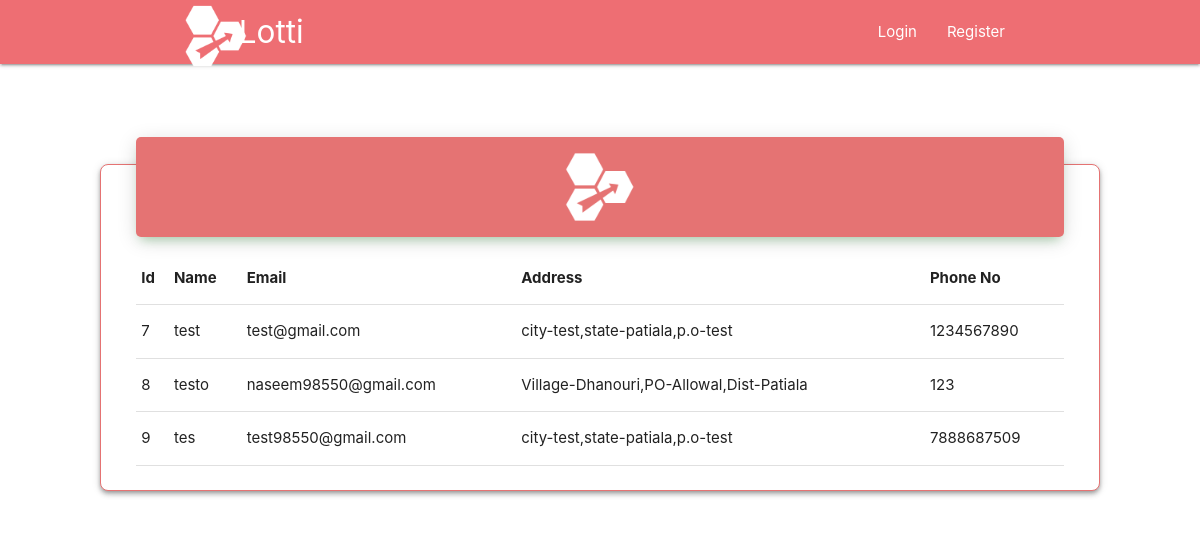
The page /users.php on the database its author committed.
### tables this page shows
CREATE TABLE `user` (
  `id` int(255) NOT NULL,
  `username` varchar(255) NOT NULL,
  `email` varchar(255) NOT NULL,
  `address` varchar(255) NOT NULL,
  `phone` varchar(255) NOT NULL,
  `pass` varchar(255) NOT NULL,
  `balance` double(10,2) NOT NULL
);

### users.php (the view, shortened to what this page needs)
<!DOCTYPE html>
<html lang="en">
<head>
    <?php
    include_once 'partial/head.php';
    ?>
</head>
<body>
    <?php
    include_once 'partial/header.php';
    ?>
    <div class="row main_row">
        <div class="card z-depth-2 cards " style="border-radius: 8px; border: 1px solid #e57373;">
            <div class="card-content ">
                <div class="row" style="margin-bottom: 0px;">
                    <div class="col s12 m12 l12 " style=" margin-top: -4em;">
                        <div class="card" style="  background-color: #e57373; padding: 10px;   box-shadow: 0 4px 20px 0px rgba(0, 0, 0, 0.14), 0 7px 10px -5px rgba(76, 175, 80, 0.4);    border-radius: 5px;">
                            <div class="card-image cneter-align">
                                <p style="text-align: center;">
                                    <a href="admin_dash.php"> <img class="responsive-image" src="img/logo.png" style=" width: 100%; margin-bottom: 0px; height:10vh;  object-fit:contain;  "></a>
                                </p>
                            </div>
                        </div>
                    </div>
                    <div class="col s12 m12 l12 ">
                        <table class="responsive-table highlight ">
                            <thead>
                                <tr>
                                    <th>Id</th>
                                    <th>Name</th>
                                    <th>Email</th>
                                    <th>Address</th>
                                    <th>Phone No</th>
                                </tr>
                            </thead>
                            <tbody>
                                <?php
                                $sql = "SELECT * FROM user";
                                $result = mysqli_query($con, $sql);
                                $resultch = mysqli_num_rows($result);
                                if ($resultch < 1) {
                                } else {
                                    while ($row = mysqli_fetch_assoc($result)) {
                                ?>
                                        <tr>
                                            <td><?php echo  $row['id']; ?></td>
                                            <td><?php echo  $row['username']; ?></td>
                                            <td><?php echo  $row['email']; ?></td>
                                            <td><?php echo  $row['address']; ?></td>
                                            <td><?php echo  $row['phone']; ?></td>
                                        </tr>
                                <?php
                                    }
                                }
                                ?>
                            </tbody>
                        </table>
                    </div>
                </div>
            </div>
        </div>
    </div>
</body>
</html>

### partial/head.php (shortened to what this page needs)
<link type="text/css" rel="stylesheet" href="css/materialize.min.css" media="screen,projection" />
<link rel="stylesheet" href="https://pro.fontawesome.com/releases/v5.10.0/css/all.css" />
<link rel="stylesheet" href="https://cdnjs.cloudflare.com/ajax/libs/font-awesome/5.15.1/css/all.min.css" />

### partial/header.php (shortened to what this page needs)
<nav class="" style="background-color: #ee6e73;" role="navigation">
    <div class="nav-wrapper container">
        <a href="index.php " id="logo-container" class="brand-logo valign-wrapper"> <img class="responsive-image" src="img/logo.png" style=" height:9vh;  object-fit:contain;  ">
        </a>
        <a href="index.php " style="margin-left: 7%;" class="brand-logo valign-wrapper hide-on-med-and-down">
            Lotti
        </a>
        <ul class="right hide-on-med-and-down">
            <?php
            if (isset($_SESSION['username'])) {
            ?>
                <li><a href="user_dash.php">
                        <?php
                        echo $_SESSION['username']; ?><i class="material-icons left">account_circle</i></a></li>
                <li><a href="partial/logout.php">Logout<i class="material-icons left">power_settings_new</i></a></li>
            <?php
            } else {
            ?>
                <li><a href="login.php">Login</a></li>
                <li><a href="signup.php">Register</a></li>
            <?php
            }
            ?>
        </ul>
    </div>
</nav>

### users.php (style rules this page uses)
.main_row { margin: 100px; }

### rows shown on the page
user: id "7", username "test", email "test@gmail.com", address "city-test,state-patiala,p.o-test", phone "1234567890"
user: id "8", username "testo", email "naseem98550@gmail.com", address "Village-Dhanouri,PO-Allowal,Dist-Patiala", phone "123"
user: id "9", username "tes", email "test98550@gmail.com", address "city-test,state-patiala,p.o-test", phone "7888687509"
